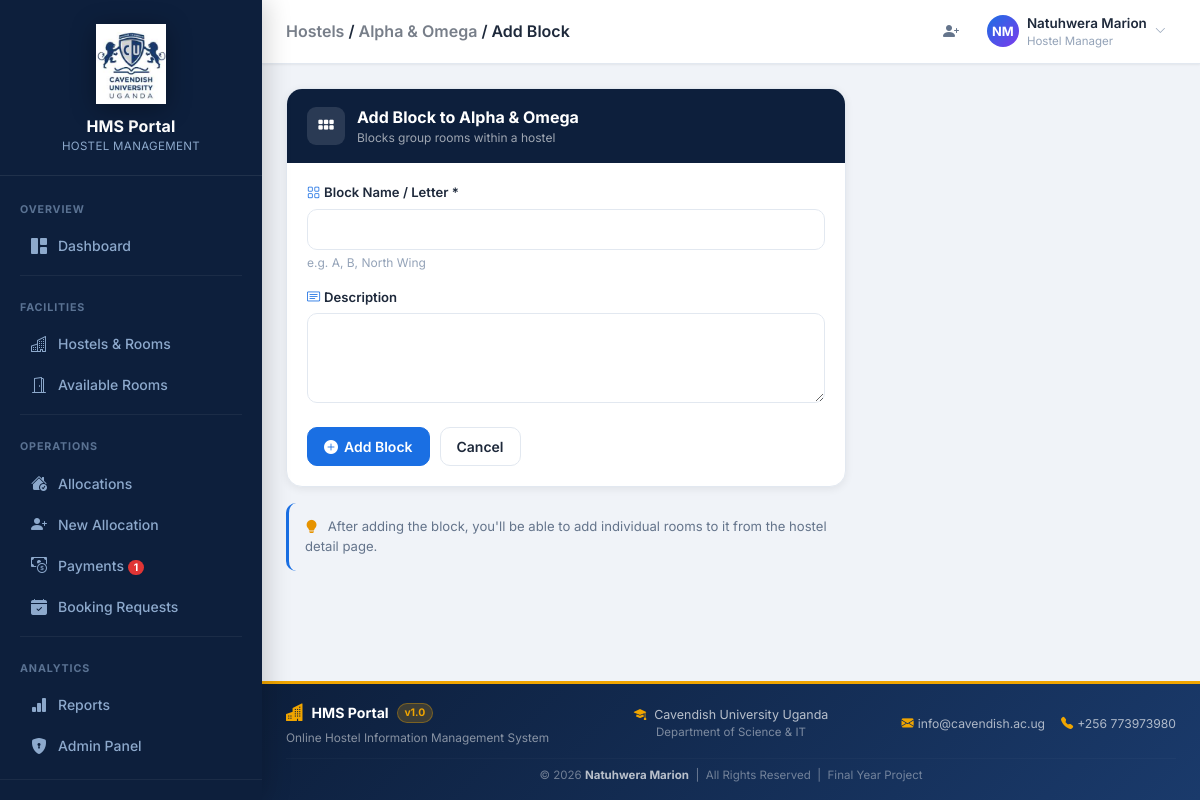
The app's page /hostels/1/block/add/ (signed in) with its own data.
### hostels/models.py (models this page shows, shortened)
class Hostel(models.Model):
    GENDER_CHOICES = [
        ('Male', 'Male'),
        ('Female', 'Female'),
        ('Mixed', 'Mixed'),
    ]
    name = models.CharField(max_length=200, unique=True)
    location = models.CharField(max_length=300)
    gender = models.CharField(max_length=10, choices=GENDER_CHOICES)
    description = models.TextField(blank=True, null=True)
    image_url = models.URLField(max_length=500, blank=True, null=True, help_text="URL of the hostel banner image")
    price_per_semester = models.DecimalField(
        max_digits=12, decimal_places=2, null=True, blank=True,
        help_text="Hostel fee per semester (UGX)"
    )
    created_at = models.DateTimeField(auto_now_add=True)
    updated_at = models.DateTimeField(auto_now=True)
    class Meta:
        ordering = ['name']

### users/models.py (models this page shows, shortened)
class CustomUser(AbstractUser):
    is_student = models.BooleanField(default=False, help_text="Designates if user is a student")
    is_manager = models.BooleanField(default=False, help_text="Designates if user is a hostel manager/admin")
    department = models.CharField(max_length=100, blank=True, null=True)
    level = models.CharField(max_length=20, blank=True, null=True, help_text="e.g., 100, 200, 300, 400")
    phone_number = models.CharField(max_length=15, blank=True, null=True)
    student_id = models.CharField(max_length=50, unique=True, blank=True, null=True)
    date_of_birth = models.DateField(blank=True, null=True)
    gender = models.CharField(max_length=10, choices=[('Male', 'Male'), ('Female', 'Female')], blank=True, null=True)
    photo = models.ImageField(upload_to='profile_photos/', blank=True, null=True, help_text="Profile photo")
    class Meta:
        verbose_name = "User"
        verbose_name_plural = "Users"

### hostels/views.py (the view)
# urls.py: path('<int:hostel_id>/block/add/', views.block_create, name='block_create'),
@login_required
@manager_required
def block_create(request, hostel_id):
    hostel = get_object_or_404(Hostel, pk=hostel_id)
    if request.method == 'POST':
        form = BlockForm(request.POST)
        if form.is_valid():
            block = form.save(commit=False)
            block.hostel = hostel
            block.save()
            messages.success(request, f'Block "{block.name}" added to {hostel.name}.')
            return redirect('hostel_detail', hostel_id=hostel.pk)
    else:
        form = BlockForm()
    return render(request, 'hostels/block_form.html', {'form': form, 'hostel': hostel})

### hostels/forms.py
class BlockForm(forms.ModelForm):
    class Meta:
        model = Block
        fields = ['name', 'description']
        widgets = {'description': forms.Textarea(attrs={'rows': 2})}
    def __init__(self, *args, **kwargs):
        super().__init__(*args, **kwargs)
        for f in self.fields.values():
            f.widget.attrs['class'] = 'form-control'

### users/context_processors.py (called while the page is built)
def sidebar_counts(request):
    if not request.user.is_authenticated:
        return {}
    if not (request.user.is_manager or request.user.is_staff):
        return {}
    from payments.models import Payment
    from allocations.models import BookingRequest
    return {
        'pending_payments_count': Payment.objects.filter(status='pending').count(),
        'pending_booking_requests_count': BookingRequest.objects.filter(status='pending').count(),
    }

### templates/hostels/block_form.html (shortened to what this page needs)
{% extends 'base.html' %}
{% block breadcrumb %}<a href="{% url 'hostel_list' %}" style="color:inherit;opacity:.6;text-decoration:none;">Hostels</a> / <a href="{% url 'hostel_detail' hostel.pk %}" style="color:inherit;opacity:.6;text-decoration:none;">{{ hostel.name }}</a> / Add Block{% endblock %}
{% block content %}
<div style="max-width:560px;">
  <div class="card animate-in">
    <div class="card-header" style="background:var(--navy);color:#fff;border-bottom:none;">
      <div style="display:flex;align-items:center;gap:12px;">
        <div style="width:38px;height:38px;border-radius:9px;background:rgba(255,255,255,.12);display:flex;align-items:center;justify-content:center;">
          <i class="bi bi-grid-3x2-gap-fill" style="font-size:1.1rem;color:#fff;"></i>
        </div>
        <div>
          <div style="font-weight:700;font-size:1rem;">Add Block to {{ hostel.name }}</div>
          <div style="font-size:.75rem;opacity:.6;">Blocks group rooms within a hostel</div>
        </div>
      </div>
    </div>
    <div class="card-body">
      <form method="post" novalidate>
        <div style="margin-bottom:16px;">
          <label class="form-label" for="{{ form.name.id_for_label }}">
            <i class="bi bi-grid" style="margin-right:4px;color:var(--primary);"></i>Block Name / Letter *
          </label>
          {{ form.name }}
          <div style="font-size:.75rem;color:var(--text-3);margin-top:4px;">e.g. A, B, North Wing</div>
        </div>
        <div style="margin-bottom:24px;">
          <label class="form-label" for="{{ form.description.id_for_label }}">
            <i class="bi bi-card-text" style="margin-right:4px;color:var(--primary);"></i>Description
          </label>
          {{ form.description }}
        </div>
        <div style="display:flex;gap:10px;">
          <button type="submit" class="btn btn-primary">
            <i class="bi bi-plus-circle-fill"></i> Add Block
          </button>
          <a href="{% url 'hostel_detail' hostel.pk %}" class="btn btn-outline">Cancel</a>
        </div>
      </form>
    </div>
  </div>
  <div style="margin-top:16px;padding:14px 16px;background:var(--bg-2);border-radius:10px;border-left:3px solid var(--primary);font-size:.82rem;color:var(--text-2);">
    <i class="bi bi-lightbulb-fill" style="color:var(--warning);margin-right:6px;"></i>
    After adding the block, you'll be able to add individual rooms to it from the hostel detail page.
  </div>
</div>
{% endblock %}

### templates/base.html (shortened to what this page needs)
{% load static %}
<!DOCTYPE html>
<html lang="en">
<head>
  <link href="https://cdn.jsdelivr.net/npm/bootstrap@5.3.2/dist/css/bootstrap.min.css" rel="stylesheet">
  <link href="https://cdn.jsdelivr.net/npm/bootstrap-icons@1.11.3/font/bootstrap-icons.min.css" rel="stylesheet">
  <link href="{% static 'css/style.css' %}" rel="stylesheet">
</head>
<body>
{% if user.is_authenticated %}
<div class="app-layout">
  <aside class="sidebar" id="sidebar">
    <div class="sb-brand" style="flex-direction:column;align-items:center;text-align:center;padding:24px 16px 20px;gap:10px;">
      <img src="{% static 'images/logo.png' %}" alt="HMS Logo"
           style="width:100%;max-width:160px;height:80px;object-fit:contain;filter:drop-shadow(0 4px 12px rgba(0,0,0,.35));">
      <div class="sb-brand-text">
        <span class="sb-brand-name" style="font-size:1rem;">HMS Portal</span>
        <span class="sb-brand-sub">Hostel Management</span>
      </div>
    </div>
    <nav class="sb-nav">
      {% if user.is_manager or user.is_staff %}
      <div class="sb-section-title">Overview</div>
      <a href="{% url 'admin_dashboard' %}"
         class="sb-link {% if request.resolver_match.url_name == 'admin_dashboard' %}active{% endif %}">
        <i class="bi bi-grid-1x2-fill sb-icon"></i>
        <span>Dashboard</span>
      </a>
      <div class="sb-divider"></div>
      <div class="sb-section-title">Facilities</div>
      <a href="{% url 'hostel_list' %}"
         class="sb-link {% if 'hostel' in request.resolver_match.url_name %}active{% endif %}">
        <i class="bi bi-buildings sb-icon"></i>
        <span>Hostels &amp; Rooms</span>
      </a>
      <a href="{% url 'available_rooms' %}"
         class="sb-link {% if request.resolver_match.url_name == 'available_rooms' %}active{% endif %}">
        <i class="bi bi-door-open sb-icon"></i>
        <span>Available Rooms</span>
      </a>
      <div class="sb-divider"></div>
      <div class="sb-section-title">Operations</div>
      <a href="{% url 'allocation_list' %}"
         class="sb-link {% if request.resolver_match.url_name == 'allocation_list' %}active{% endif %}">
        <i class="bi bi-house-check-fill sb-icon"></i>
        <span>Allocations</span>
      </a>
      <a href="{% url 'create_allocation' %}"
         class="sb-link {% if request.resolver_match.url_name == 'create_allocation' %}active{% endif %}">
        <i class="bi bi-person-plus-fill sb-icon"></i>
        <span>New Allocation</span>
      </a>
      <a href="{% url 'payment_list' %}"
         class="sb-link {% if request.resolver_match.url_name == 'payment_list' %}active{% endif %}">
        <i class="bi bi-cash-coin sb-icon"></i>
        <span>Payments
          {% if pending_payments_count and pending_payments_count > 0 %}
            <span class="sb-badge">{{ pending_payments_count }}</span>
          {% endif %}
        </span>
      </a>
      <a href="{% url 'booking_requests_admin' %}"
         class="sb-link {% if request.resolver_match.url_name == 'booking_requests_admin' %}active{% endif %}">
        <i class="bi bi-calendar-check-fill sb-icon"></i>
        <span>Booking Requests
        </span>
      </a>
      <div class="sb-divider"></div>
      <div class="sb-section-title">Analytics</div>
      <a href="{% url 'reports_dashboard' %}"
         class="sb-link {% if 'report' in request.resolver_match.url_name %}active{% endif %}">
        <i class="bi bi-bar-chart-fill sb-icon"></i>
        <span>Reports</span>
      </a>
      <a href="/admin/" class="sb-link">
        <i class="bi bi-shield-lock-fill sb-icon"></i>
        <span>Admin Panel</span>
      </a>
      {% endif %}
    </nav>
    <div class="sb-footer">
      <div class="sb-user" style="cursor:default;">
      </div>
    </div>
  </aside>
  <div class="main-wrapper">
    <header class="topbar">
      <div>
        {% block page_title %}<span class="topbar-title">{% block breadcrumb %}Dashboard{% endblock %}</span>{% endblock %}
      </div>
      <div class="topbar-actions">
        {% if user.is_manager or user.is_staff %}
        <a href="{% url 'create_allocation' %}" class="topbar-btn" title="New Allocation">
          <i class="bi bi-person-plus-fill"></i>
        </a>
        {% endif %}
        <div class="dropdown">
          <div class="topbar-user" data-bs-toggle="dropdown" aria-expanded="false" style="cursor:pointer;">
            {% if user.photo %}
            <img src="{{ user.photo.url }}" alt="photo"
                 style="width:36px;height:36px;border-radius:50%;object-fit:cover;flex-shrink:0;">
            {% else %}
            <div class="topbar-avatar">{{ user.get_full_name|slice:":1"|upper }}{{ user.last_name|slice:":1"|upper }}</div>
            {% endif %}
            <div class="d-none d-md-block">
              <div class="topbar-username">{{ user.get_full_name|default:user.username }}</div>
              <div class="topbar-role">
                {% if user.is_manager or user.is_staff %}Hostel Manager{% else %}Student{% endif %}
              </div>
            </div>
            <i class="bi bi-chevron-down d-none d-md-block" style="font-size:.7rem;color:var(--text-3);"></i>
          </div>
        </div>
      </div>
    </header>
    <main class="content-area">
      {% block content %}{% endblock %}
    </main>
    <footer style="background:linear-gradient(135deg,#0d1f3c 0%,#1a3a6b 100%);color:#fff;border-top:3px solid #f0a500;">
      <div class="container-fluid px-4 py-3">
        <div class="row align-items-center gy-2 text-center text-md-start">
          <div class="col-md-4">
            <div class="d-flex align-items-center gap-2 justify-content-center justify-content-md-start">
              <i class="bi bi-buildings-fill" style="color:#f0a500;font-size:1.1rem;"></i>
              <span class="fw-bold" style="font-size:.88rem;">HMS Portal</span>
              <span class="badge rounded-pill" style="background:rgba(240,165,0,.2);color:#f0a500;font-size:.65rem;border:1px solid rgba(240,165,0,.35);">v1.0</span>
            </div>
            <div class="mt-1" style="font-size:.74rem;color:rgba(255,255,255,.5);">Online Hostel Information Management System</div>
          </div>
          <div class="col-md-4 text-center">
            <div class="d-flex align-items-center justify-content-center gap-2" style="font-size:.78rem;color:rgba(255,255,255,.7);">
              <i class="bi bi-mortarboard-fill" style="color:#f0a500;"></i>
              <span>Cavendish University Uganda</span>
            </div>
            <div style="font-size:.72rem;color:rgba(255,255,255,.45);">Department of Science &amp; IT</div>
          </div>
          <div class="col-md-4 text-md-end text-center">
            <div class="d-flex flex-wrap justify-content-center justify-content-md-end gap-3">
              <span style="font-size:.76rem;color:rgba(255,255,255,.65);">
                <i class="bi bi-envelope-fill me-1" style="color:#f0a500;"></i>info@cavendish.ac.ug
              </span>
              <span style="font-size:.76rem;color:rgba(255,255,255,.65);">
                <i class="bi bi-telephone-fill me-1" style="color:#f0a500;"></i>+256 773973980
              </span>
            </div>
          </div>
        </div>
        <hr style="border-color:rgba(255,255,255,.1);margin:10px 0 8px;">
        <p class="text-center mb-0" style="font-size:.72rem;color:rgba(255,255,255,.4);">
          &copy; 2026 <strong style="color:rgba(255,255,255,.7);">Natuhwera Marion</strong> &nbsp;|&nbsp; All Rights Reserved &nbsp;|&nbsp; Final Year Project
        </p>
      </div>
    </footer>
  </div>
</div>
{% endif %}
</body>
</html>

### records on screen
Hostel: name "Alpha & Omega"
CustomUser: get_full_name "N", last_name "M", get_full_name "Natuhwera Marion"

### other values on screen
{{ pending_payments_count }} "1"
